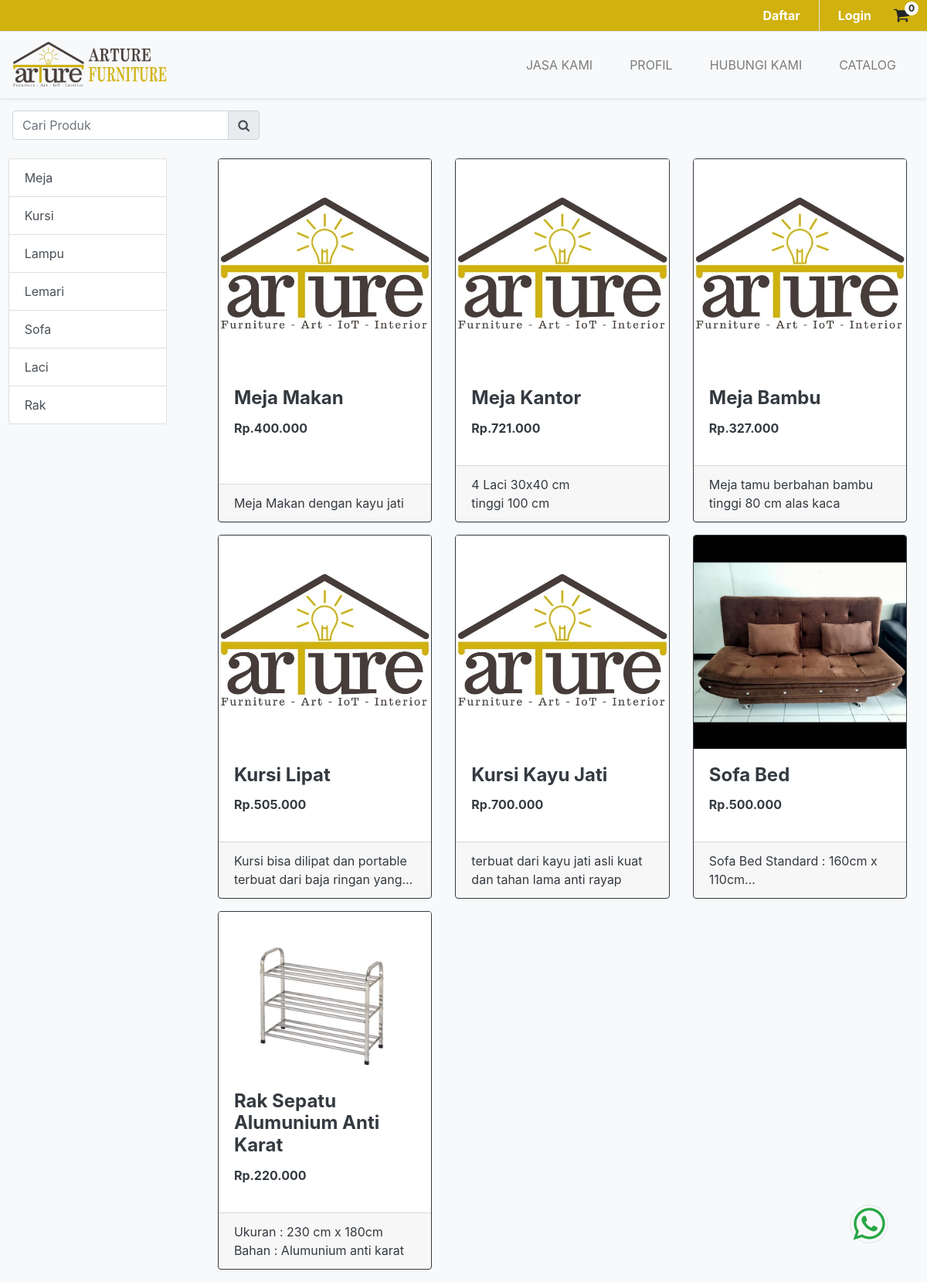
/?page=catalog-furniture, run on an earlier commit of the app's database.
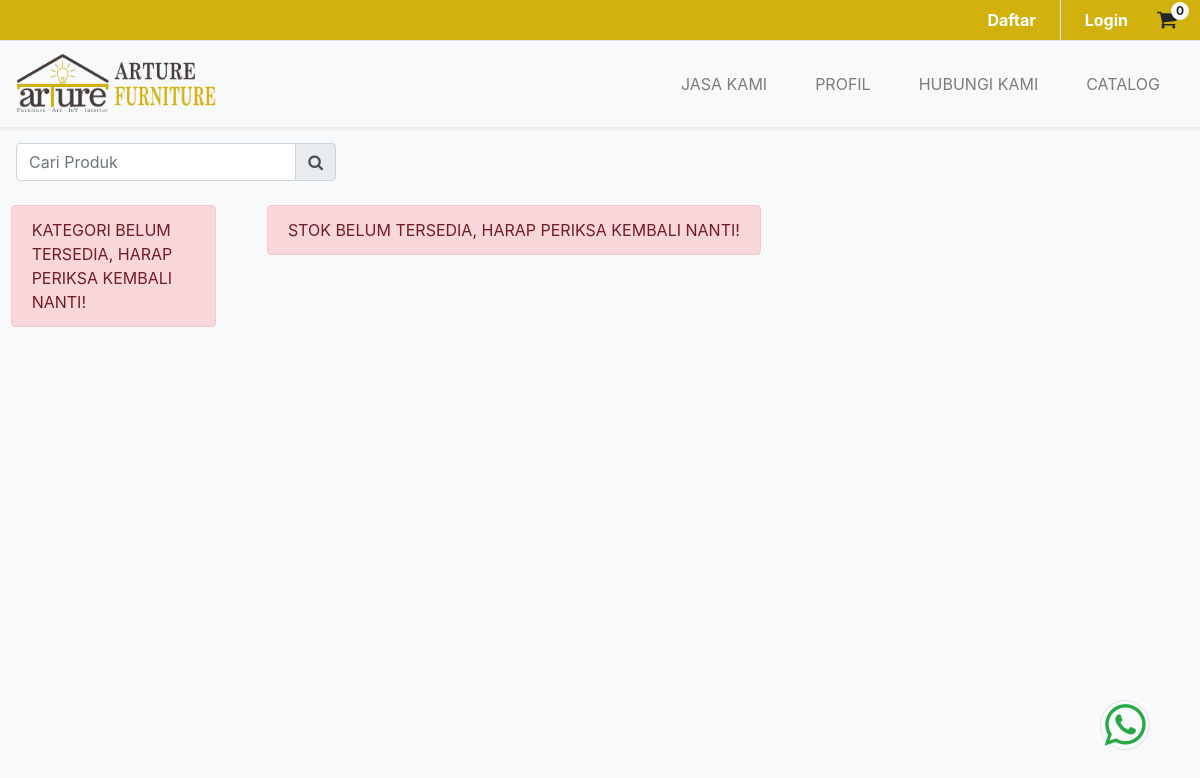
And on a later commit of the database.
### tables this page shows
CREATE TABLE `kategori` (
  `id_kategori` int(11) NOT NULL,
  `kategori` text NOT NULL
);

CREATE TABLE `produk` (
  `id_produk` int(11) NOT NULL,
  `id_kategori` int(11) NOT NULL,
  `nama_produk` text NOT NULL,
  `harga_produk` text NOT NULL,
  `deskripsi` text NOT NULL,
  `gambar` text DEFAULT 'default.png',
  `tersedia` tinyint(1) NOT NULL DEFAULT 1
);

### app/database.php (called while the page is built, shortened)
<?php
class database
{
	var $hostname = "localhost";
	var $username = "root";
	var $password = "";
	var $db = "arture_furniture";
	function __construct()
	{
		$this->koneksi = mysqli_connect($this->hostname, $this->username, $this->password, $this->db);
	}
	function intToRupiah($angka)
	{
		$hasil_rupiah = "Rp." . number_format($angka, 0, ',', '.');
		return $hasil_rupiah;
	}
	function getDataProduk()
	{
		$query = "SELECT * from produk p inner join kategori k on p.id_kategori=k.id_kategori where tersedia='1' ORDER by p.id_produk;";
		$dataProduk = mysqli_query($this->koneksi, $query);
		if ($dataProduk) {
			if (mysqli_num_rows($dataProduk) > 0) {
				return $dataProduk;
			} else {
				return false;
			}
		} else {
			return false;
		}
	}
	function getDataKategori()
	{
		$query = "SELECT * from kategori";
		$dataKategori = mysqli_query($this->koneksi, $query);
		if ($dataKategori) {
			if (mysqli_num_rows($dataKategori) > 0) {
				return $dataKategori;
			} else {
				return false;
			}
		} else {
			return false;
		}
	}
}

### pages/guest/catalog-furniture.php (the view, shortened to what this page needs)
<?php
include $_SERVER['DOCUMENT_ROOT'] . '/pages/parts/navbars/guest-navbar.php';
$dataProduk = $db->getDataProduk();
$dataKategori = $db->getDataKategori();
?>
<div>
  <section id="catalog">
    <div class="mb-4 w-100 d-flex align-content-end bg-light">
      <form action="" method="get">
        <div class="input-group cariProduk-input-grup mt-3 ml-3 mr-3">
          <input type="search" class="form-control border-arture-coklat" name="cari" id="cariProduk" aria-label="Searching" placeholder="Cari Produk">
          <div class="input-group-append">
            <button type="submit" class="input-group-text btn"><i class="fa fa-search" aria-hidden="true"></i></button>
          </div>
        </div>
      </form>
    </div>
    <div class="row">
      <div class="d-none d-lg-block col-lg-2 p-0 mx-auto">
        <div class="list-group">
          <?php
          if ($dataKategori == false) {
          ?>
            <tr>
              <td>
                <div class="alert alert-danger">KATEGORI BELUM TERSEDIA, HARAP PERIKSA KEMBALI NANTI!</div>
              </td>
            </tr>
            <?php
          } else {
            while ($x = mysqli_fetch_array($dataKategori)) {
            ?>
              <a href="/?kategori=<?= $x['kategori'] ?>#catalog" class="list-group-item list-group-item-action"><?= $x['kategori'] ?></a>
          <?php
            }
          }
          ?>
        </div>
      </div>
      <div class="col-lg-9 col-md-12 col-sm-12 mx-auto">
        <div class="row">
          <?php
          if (isset($_GET['cari']) && $dataProduk == false) {
          ?>
            <tr>
              <td>
                <div class="alert alert-danger w-100 text-center"><i class="fa fa-frown-o fa-2x" aria-hidden="true"></i>
                  MAAF, PRODUK YANG ANDA CARI SAAT INI BELUM TERSEDIA.</div>
              </td>
            </tr>
          <?php
          } elseif ($dataProduk == false) {
          ?>
            <tr>
              <td>
                <div class="alert alert-danger">STOK BELUM TERSEDIA, HARAP PERIKSA KEMBALI NANTI!</div>
              </td>
            </tr>
            <?php
          } else {
            while ($x = mysqli_fetch_array($dataProduk)) {
            ?>
              <div class="col-lg-4 col-md-4 col-sm-6 mb-3">
                <a class="text-decoration-none text-dark" href="/?page=produk&produk=<?= $x['id_produk'] ?>">
                  <div class="card h-100 border-dark">
                    <img src="/assets/produk/<?= $x['gambar'] ?>" class="card-img-top" alt="<?= $x['nama_produk'] ?>">
                    <div class="card-body">
                      <h4 class="card-title font-weight-bold"><?= $x['nama_produk'] ?></h4>
                      <p class="font-weight-bold"><?= $db->intToRupiah($x['harga_produk']) ?></p>
                    </div>
                    <div class="card-footer">
                      <p class="card-text"><?= $x['deskripsi'] ?></p>
                    </div>
                  </div>
                </a>
              </div>
          <?php
            }
          }
          ?>
        </div>
      </div>
    </div>
  </section>
</div>
<button type="button" id="waContact" class="btn btn-white border rounded-circle p-0">
  <span class="fa fa-whatsapp fa-3x text-success text-center" role="button">
  </span>
</button>

### index.php (shortened to what this page needs)
<?php
$db = new database;
$ctr = new controller;
$getPage = "";
$getHakAkses = "";
if (isset($_GET['page'])) {
  $getPage = $_GET['page'];
}
?>
<!DOCTYPE html>
<html lang="en">
<head>
  <link rel="stylesheet" href="/dist/css/bootstrap.css">
  <link rel="stylesheet" href="/dist/font-awesome-4.7.0/css/font-awesome.min.css">
  <link rel="stylesheet" href="/dist/DataTables/datatables.min.css">
  <?php echo ($ctr->cssImporter($getPage, $getHakAkses)); ?>
</head>
<body class="bg-light">
  <?php
  if (empty($getHakAkses)) {
    if (empty($getPage)) {
      include $_SERVER['DOCUMENT_ROOT'] . '/pages/guest/home.php';
    } elseif ($getPage == "login") {
      include $_SERVER['DOCUMENT_ROOT'] . '/pages/guest/login.php';
    } elseif ($getPage == "daftar") {
      include $_SERVER['DOCUMENT_ROOT'] . '/pages/guest/daftar.php';
    } elseif ($getPage == "produk") {
      if (isset($_GET['produk'])) {
        include $_SERVER['DOCUMENT_ROOT'] . '/pages/guest/produk.php';
      } else {
        header("Location: /");
      }
    } elseif ($getPage == "catalog-furniture") {
      include $_SERVER['DOCUMENT_ROOT'] . '/pages/guest/catalog-furniture.php';
    } elseif ($getPage == "furniture") {
      include $_SERVER['DOCUMENT_ROOT'] . '/pages/guest/furniture.php';
    } elseif ($getPage == "building") {
      include $_SERVER['DOCUMENT_ROOT'] . '/pages/guest/building.php';
    } else {
      header("Location: /");
    }
  }
  ?>
</body>
</html>

### app/controller.php (shortened to what this page needs)
<?php
class controller
{
  var $aktorcss = array("guest", "klien", "administrator", "marketing", "produksi", "akuntansi", "ceo");
  var $halamancss = array(
    array("home", "login", "daftar", "produk", "catalog-furniture", "furniture", "building"),
    array("home", "produk", "keranjang", "checkout", "co-sukses", "co-gagal", "profil", "pesanan"),
    array("dashboard", "tambah-produk", "edit-produk", "pesanan", "tambah-pesanan", "edit-pesanan", "akun", "tambah-akun", "edit-akun", "pembayaran", "tambah-pembayaran", "edit-pembayaran", "project", "tambah-project", "edit-project", "profil"),
    array("dashboard", "tambah-produk", "edit-produk", "pesanan", "tambah-pesanan", "edit-pesanan", "akun", "tambah-akun", "edit-akun", "pembayaran", "tambah-pembayaran", "edit-pembayaran", "project", "tambah-project", "edit-project", "profil"),
    array("dashboard", "tambah-produk", "edit-produk", "pesanan", "tambah-pesanan", "edit-pesanan", "akun", "tambah-akun", "edit-akun", "pembayaran", "tambah-pembayaran", "edit-pembayaran", "project", "tambah-project", "edit-project", "profil"),
    array("dashboard", "tambah-produk", "edit-produk", "pesanan", "tambah-pesanan", "edit-pesanan", "akun", "tambah-akun", "edit-akun", "pembayaran", "tambah-pembayaran", "edit-pembayaran", "project", "tambah-project", "edit-project", "profil"),
    array("dashboard", "tambah-produk", "edit-produk", "pesanan", "tambah-pesanan", "edit-pesanan", "akun", "tambah-akun", "edit-akun", "pembayaran", "tambah-pembayaran", "edit-pembayaran", "project", "tambah-project", "edit-project", "profil")
  );
  function cssImporter($getParam, $getSession)
  {
    $css = "";
    if (empty($getSession)) {
      $getSession = "guest";
    } else {
      $getSession = $this->kodeHakAksesToStringCSS($getSession);
    }
    for ($i = 0; $i < count($this->aktorcss); $i++) {
      if ($getSession == $this->aktorcss[$i]) {
        for ($j = 0; $j < count($this->halamancss[$i]); $j++) {
          if ($getParam == $this->halamancss[$i][$j]) {
            $css = '<link rel="stylesheet" href="/dist/css/pages/' . $this->aktorcss[$i] . '-' . $this->halamancss[$i][$j] . '.css">';
          }
        }
      }
    }
    return $css;
  }
}

### pages/parts/navbars/guest-navbar.php (shortened to what this page needs)
<nav id="navbar-atas" class="navbar navbar-expand p-0">
    <ul class="navbar-nav ml-auto link-navbar-atas">
        <li class="nav-item px-3 border-right">
            <a class="nav-link" href="/?page=daftar">Daftar</a>
        </li>
        <li class="nav-item px-3">
            <a class="nav-link" href="/?page=login">Login</a>
        </li>
        <li>
            <button class="btn px-0 pl-1" data-toggle="modal" data-target="#warningPesanan">
                <i class="fa fa-shopping-cart fa-lg" aria-hidden="true"></i>
                <span class="badge badge-light cart-notification">0</span>
            </button>
        </li>
    </ul>
</nav>
<nav id="navbar-bawah" class="navbar navbar-expand-md navbar-light shadow-sm border-top">
    <div class="collapse navbar-collapse justify-content-between" id="navbarToggle">
        <ul class="navbar-nav">
            <a class="navbar-brand d-none d-lg-block" href="/">
                <img class="" src="/assets/material/Arture-header-transparent.png" alt="Arture Furniture" style="width: 200px">
            </a>
        </ul>
        <ul class="navbar-nav ml-auto">
            <li class="nav-item px-3 ml-auto">
                <a class="nav-link smooth-scroll" href="/?page=home#jasa">JASA KAMI</a>
            </li>
            <li class="nav-item px-3 ml-auto">
                <a class="nav-link smooth-scroll" href="/?page=home#profil">PROFIL</a>
            </li>
            <li class="nav-item px-3 ml-auto">
                <a class="nav-link smooth-scroll" href="/?page=home#contact">HUBUNGI KAMI</a>
            </li>
            <li class="nav-item px-3 ml-auto">
                <a class="nav-link smooth-scroll" href="/?page=catalog-furniture#catalog">CATALOG</a>
            </li>
        </ul>
    </div>
</nav>

What changed in the data, as far as the page shows it:
removed kategori: kategori "Meja"
removed kategori: kategori "Kursi"
removed kategori: kategori "Lampu"
removed kategori: kategori "Lemari"
removed kategori: kategori "Sofa"
removed kategori: kategori "Laci"
removed kategori: kategori "Rak"
removed produk: gambar (placeholder picture), nama_produk "Meja Makan", harga_produk "Rp.400.000", deskripsi "Meja Makan dengan kayu jati"
removed produk: gambar (placeholder picture), nama_produk "Meja Kantor", harga_produk "Rp.721.000", deskripsi "4 Laci 30x40 cm tinggi 100 cm"
removed produk: gambar (placeholder picture), nama_produk "Meja Bambu", harga_produk "Rp.327.000", deskripsi "Meja tamu berbahan bambu tinggi 80 cm alas kaca"
removed produk: gambar (placeholder picture), nama_produk "Kursi Lipat", harga_produk "Rp.505.000", deskripsi "Kursi bisa dilipat dan portable terbuat dari baja ringan…"
removed produk: gambar (placeholder picture), nama_produk "Kursi Kayu Jati", harga_produk "Rp.700.000", deskripsi "terbuat dari kayu jati asli kuat dan tahan lama anti rayap"
removed produk: gambar (picture), nama_produk "Sofa Bed", harga_produk "Rp.500.000", deskripsi "Sofa Bed Standard : 160cm x 110cm"
removed produk: gambar (picture), nama_produk "Rak Sepatu Alumunium Anti Karat", harga_produk "Rp.220.000", deskripsi "Ukuran : 230 cm x 180cm Bahan : Alumunium anti karat"
Also different on the page:
text now shown: "KATEGORI BELUM TERSEDIA, HARAP PERIKSA KEMBALI NANTI! STOK BELUM TERSEDIA, HARAP PERIKSA KEMBALI NANTI!"
